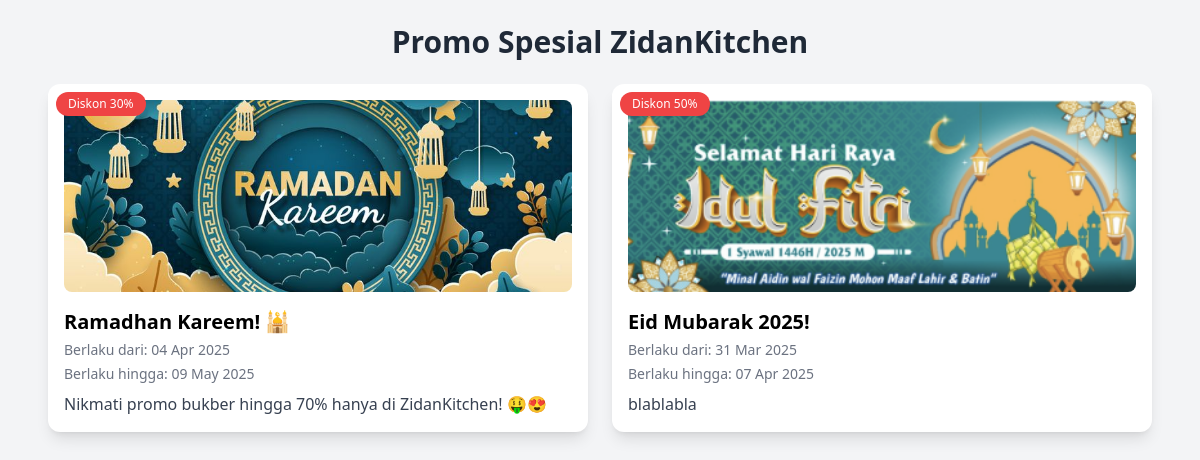
Before: /promo.php with the older database file.
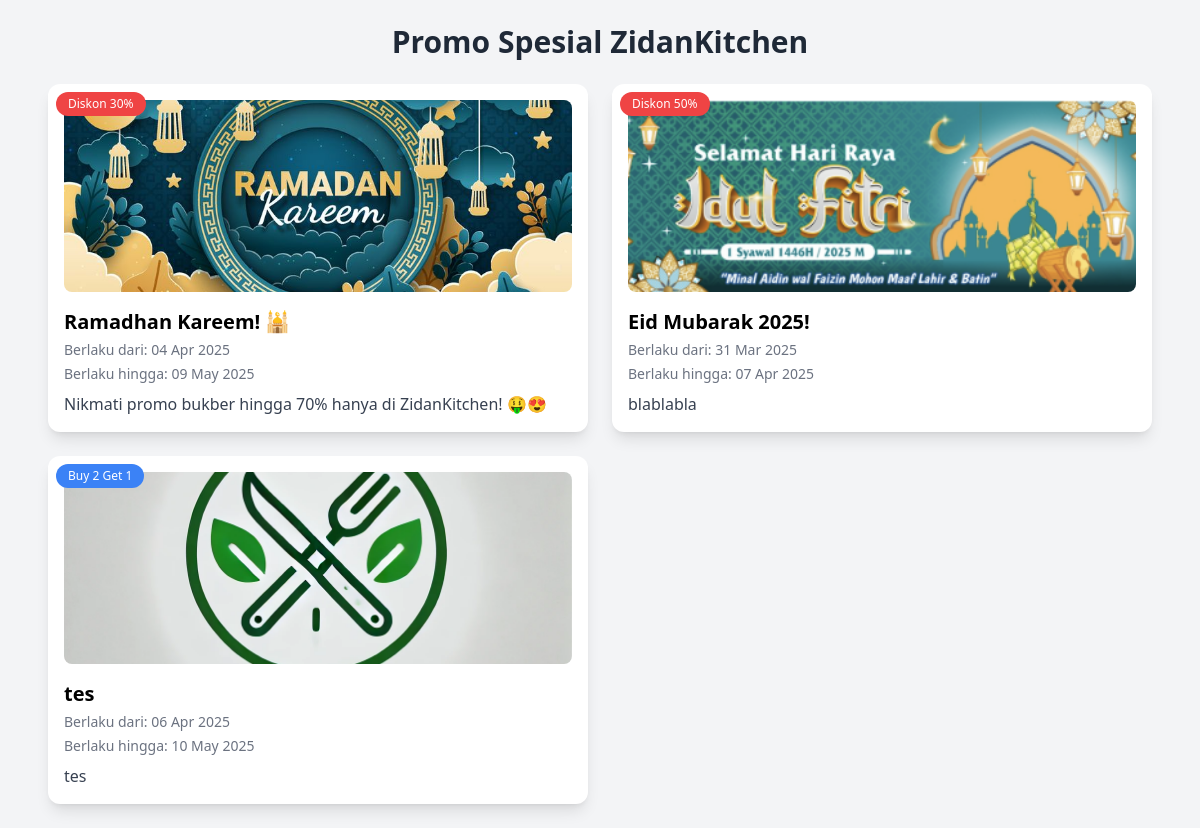
After: the same page with the newer database file.
### tables this page shows
CREATE TABLE `promos` (
  `id` int NOT NULL,
  `title` varchar(255) NOT NULL,
  `description` text NOT NULL,
  `discount` int DEFAULT NULL,
  `promo_type` enum('discount','buy2get1','bundle') NOT NULL,
  `category_target` enum('makanan','minuman','dessert') DEFAULT NULL,
  `bundle_price` int DEFAULT NULL,
  `image` varchar(255) NOT NULL,
  `created_at` datetime DEFAULT CURRENT_TIMESTAMP,
  `updated_at` datetime DEFAULT NULL ON UPDATE CURRENT_TIMESTAMP,
  `start_date` date NOT NULL,
  `end_date` date NOT NULL
);

### public/promo.php (the view, shortened to what this page needs)
<?php
include '../config/db.php';
$promo_query = "SELECT * FROM promos WHERE CURDATE() BETWEEN start_date AND end_date";
$promos = $conn->query($promo_query);
?>
<!DOCTYPE html>
<html lang="id">
<head>
    <script src="https://cdn.tailwindcss.com"></script>
</head>
<body class="bg-gray-100">
    <div class="max-w-6xl mx-auto p-6">
        <h1 class="text-3xl font-bold text-center text-gray-800 mb-6">Promo Spesial ZidanKitchen</h1>
        <div class="grid md:grid-cols-2 grid-cols-1 gap-6">
            <?php while ($promo = $promos->fetch_assoc()): ?>
                <div class="bg-white p-4 rounded-xl shadow-lg hover:shadow-xl transition-all relative">
                    <img src="../assets/images/<?= $promo['image']; ?>" alt="<?= $promo['title']; ?>" class="w-full h-48 object-cover rounded-lg">
                    <h2 class="text-xl font-semibold mt-4"> <?= $promo['title']; ?> </h2>
                    <p class="text-gray-500 text-sm mt-1">Berlaku dari: <?= date('d M Y', strtotime($promo['start_date'])); ?></p>
                    <p class="text-gray-500 text-sm mt-1">Berlaku hingga: <?= date('d M Y', strtotime($promo['end_date'])); ?></p>
                    <p class="mt-2 text-gray-700"> <?= $promo['description']; ?> </p>
                    <?php if ($promo['promo_type'] == 'discount'): ?>
                        <span class="absolute top-2 left-2 bg-red-500 text-white text-xs px-3 py-1 rounded-full">
                            Diskon <?= $promo['discount']; ?>%
                        </span>
                    <?php elseif ($promo['promo_type'] == 'buy2get1'): ?>
                        <span class="absolute top-2 left-2 bg-blue-500 text-white text-xs px-3 py-1 rounded-full">
                            Buy 2 Get 1
                        </span>
                    <?php elseif ($promo['promo_type'] == 'bundle'): ?>
                        <span class="absolute top-2 left-2 bg-green-500 text-white text-xs px-3 py-1 rounded-full">
                            Paket Spesial: Rp <?= number_format($promo['bundle_price'], 0, ',', '.'); ?>
                        </span>
                    <?php endif; ?>
                </div>
            <?php endwhile; ?>
        </div>
    </div>
</body>
</html>

Changed rows visible on the page:
added promos: image (placeholder picture), title "tes", start_date "06 Apr 2025", end_date "10 May 2025", description "tes", promo_type "Buy 2 Get 1"
